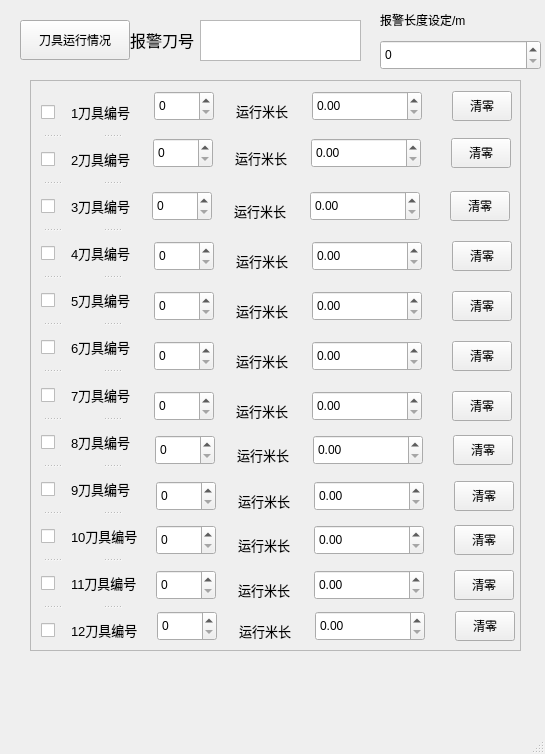
<?xml version="1.0" encoding="UTF-8"?>
<ui version="4.0">
 <class>KnifeEdit</class>
 <widget class="QMainWindow" name="KnifeEdit">
  <property name="geometry">
   <rect>
    <x>0</x>
    <y>0</y>
    <width>545</width>
    <height>754</height>
   </rect>
  </property>
  <property name="focusPolicy">
   <enum>Qt::StrongFocus</enum>
  </property>
  <property name="windowTitle">
   <string>刀具编辑</string>
  </property>
  <widget class="QWidget" name="centralwidget">
   <widget class="QScrollArea" name="scrollArea">
    <property name="geometry">
     <rect>
      <x>30</x>
      <y>80</y>
      <width>491</width>
      <height>571</height>
     </rect>
    </property>
    <property name="minimumSize">
     <size>
      <width>0</width>
      <height>0</height>
     </size>
    </property>
    <property name="widgetResizable">
     <bool>true</bool>
    </property>
    <widget class="QWidget" name="scrollAreaWidgetContents">
     <property name="geometry">
      <rect>
       <x>0</x>
       <y>0</y>
       <width>489</width>
       <height>569</height>
      </rect>
     </property>
     <property name="minimumSize">
      <size>
       <width>320</width>
       <height>550</height>
      </size>
     </property>
     <widget class="QSpinBox" name="spinBox_2">
      <property name="geometry">
       <rect>
        <x>123</x>
        <y>10</y>
        <width>60</width>
        <height>30</height>
       </rect>
      </property>
     </widget>
     <widget class="QLabel" name="label_3">
      <property name="geometry">
       <rect>
        <x>205</x>
        <y>10</y>
        <width>70</width>
        <height>40</height>
       </rect>
      </property>
      <property name="text">
       <string>&lt;html&gt;&lt;head/&gt;&lt;body&gt;&lt;p&gt;&lt;span style=&quot; font-size:10pt;&quot;&gt;运行米长&lt;/span&gt;&lt;/p&gt;&lt;/body&gt;&lt;/html&gt;</string>
      </property>
     </widget>
     <widget class="QDoubleSpinBox" name="doubleSpinBox">
      <property name="geometry">
       <rect>
        <x>281</x>
        <y>10</y>
        <width>110</width>
        <height>30</height>
       </rect>
      </property>
     </widget>
     <widget class="QPushButton" name="pushButton_5">
      <property name="geometry">
       <rect>
        <x>421</x>
        <y>10</y>
        <width>60</width>
        <height>30</height>
       </rect>
      </property>
      <property name="text">
       <string>清零</string>
      </property>
     </widget>
     <widget class="QPushButton" name="pushButton_6">
      <property name="geometry">
       <rect>
        <x>420</x>
        <y>57</y>
        <width>60</width>
        <height>30</height>
       </rect>
      </property>
      <property name="text">
       <string>清零</string>
      </property>
     </widget>
     <widget class="QLabel" name="label_5">
      <property name="geometry">
       <rect>
        <x>204</x>
        <y>57</y>
        <width>70</width>
        <height>40</height>
       </rect>
      </property>
      <property name="text">
       <string>&lt;html&gt;&lt;head/&gt;&lt;body&gt;&lt;p&gt;&lt;span style=&quot; font-size:10pt;&quot;&gt;运行米长&lt;/span&gt;&lt;/p&gt;&lt;/body&gt;&lt;/html&gt;</string>
      </property>
     </widget>
     <widget class="QDoubleSpinBox" name="doubleSpinBox_2">
      <property name="geometry">
       <rect>
        <x>280</x>
        <y>57</y>
        <width>110</width>
        <height>30</height>
       </rect>
      </property>
     </widget>
     <widget class="QSpinBox" name="spinBox_3">
      <property name="geometry">
       <rect>
        <x>122</x>
        <y>57</y>
        <width>60</width>
        <height>30</height>
       </rect>
      </property>
     </widget>
     <widget class="QPushButton" name="pushButton_7">
      <property name="geometry">
       <rect>
        <x>419</x>
        <y>110</y>
        <width>60</width>
        <height>30</height>
       </rect>
      </property>
      <property name="text">
       <string>清零</string>
      </property>
     </widget>
     <widget class="QLabel" name="label_7">
      <property name="geometry">
       <rect>
        <x>203</x>
        <y>110</y>
        <width>70</width>
        <height>40</height>
       </rect>
      </property>
      <property name="text">
       <string>&lt;html&gt;&lt;head/&gt;&lt;body&gt;&lt;p&gt;&lt;span style=&quot; font-size:10pt;&quot;&gt;运行米长&lt;/span&gt;&lt;/p&gt;&lt;/body&gt;&lt;/html&gt;</string>
      </property>
     </widget>
     <widget class="QDoubleSpinBox" name="doubleSpinBox_3">
      <property name="geometry">
       <rect>
        <x>279</x>
        <y>110</y>
        <width>110</width>
        <height>30</height>
       </rect>
      </property>
     </widget>
     <widget class="QSpinBox" name="spinBox_4">
      <property name="geometry">
       <rect>
        <x>121</x>
        <y>110</y>
        <width>60</width>
        <height>30</height>
       </rect>
      </property>
     </widget>
     <widget class="QSpinBox" name="spinBox_5">
      <property name="geometry">
       <rect>
        <x>123</x>
        <y>160</y>
        <width>60</width>
        <height>30</height>
       </rect>
      </property>
     </widget>
     <widget class="QDoubleSpinBox" name="doubleSpinBox_4">
      <property name="geometry">
       <rect>
        <x>281</x>
        <y>160</y>
        <width>110</width>
        <height>30</height>
       </rect>
      </property>
     </widget>
     <widget class="QLabel" name="label_8">
      <property name="geometry">
       <rect>
        <x>205</x>
        <y>160</y>
        <width>70</width>
        <height>40</height>
       </rect>
      </property>
      <property name="text">
       <string>&lt;html&gt;&lt;head/&gt;&lt;body&gt;&lt;p&gt;&lt;span style=&quot; font-size:10pt;&quot;&gt;运行米长&lt;/span&gt;&lt;/p&gt;&lt;/body&gt;&lt;/html&gt;</string>
      </property>
     </widget>
     <widget class="QPushButton" name="pushButton_8">
      <property name="geometry">
       <rect>
        <x>421</x>
        <y>160</y>
        <width>60</width>
        <height>30</height>
       </rect>
      </property>
      <property name="text">
       <string>清零</string>
      </property>
     </widget>
     <widget class="QSpinBox" name="spinBox_6">
      <property name="geometry">
       <rect>
        <x>123</x>
        <y>210</y>
        <width>60</width>
        <height>30</height>
       </rect>
      </property>
     </widget>
     <widget class="QDoubleSpinBox" name="doubleSpinBox_5">
      <property name="geometry">
       <rect>
        <x>281</x>
        <y>210</y>
        <width>110</width>
        <height>30</height>
       </rect>
      </property>
     </widget>
     <widget class="QLabel" name="label_10">
      <property name="geometry">
       <rect>
        <x>205</x>
        <y>210</y>
        <width>70</width>
        <height>40</height>
       </rect>
      </property>
      <property name="text">
       <string>&lt;html&gt;&lt;head/&gt;&lt;body&gt;&lt;p&gt;&lt;span style=&quot; font-size:10pt;&quot;&gt;运行米长&lt;/span&gt;&lt;/p&gt;&lt;/body&gt;&lt;/html&gt;</string>
      </property>
     </widget>
     <widget class="QPushButton" name="pushButton_9">
      <property name="geometry">
       <rect>
        <x>421</x>
        <y>210</y>
        <width>60</width>
        <height>30</height>
       </rect>
      </property>
      <property name="text">
       <string>清零</string>
      </property>
     </widget>
     <widget class="QSpinBox" name="spinBox_7">
      <property name="geometry">
       <rect>
        <x>123</x>
        <y>260</y>
        <width>60</width>
        <height>30</height>
       </rect>
      </property>
     </widget>
     <widget class="QDoubleSpinBox" name="doubleSpinBox_6">
      <property name="geometry">
       <rect>
        <x>281</x>
        <y>260</y>
        <width>110</width>
        <height>30</height>
       </rect>
      </property>
     </widget>
     <widget class="QLabel" name="label_12">
      <property name="geometry">
       <rect>
        <x>205</x>
        <y>260</y>
        <width>70</width>
        <height>40</height>
       </rect>
      </property>
      <property name="text">
       <string>&lt;html&gt;&lt;head/&gt;&lt;body&gt;&lt;p&gt;&lt;span style=&quot; font-size:10pt;&quot;&gt;运行米长&lt;/span&gt;&lt;/p&gt;&lt;/body&gt;&lt;/html&gt;</string>
      </property>
     </widget>
     <widget class="QPushButton" name="pushButton_10">
      <property name="geometry">
       <rect>
        <x>421</x>
        <y>260</y>
        <width>60</width>
        <height>30</height>
       </rect>
      </property>
      <property name="text">
       <string>清零</string>
      </property>
     </widget>
     <widget class="QLabel" name="label_14">
      <property name="geometry">
       <rect>
        <x>205</x>
        <y>310</y>
        <width>70</width>
        <height>40</height>
       </rect>
      </property>
      <property name="text">
       <string>&lt;html&gt;&lt;head/&gt;&lt;body&gt;&lt;p&gt;&lt;span style=&quot; font-size:10pt;&quot;&gt;运行米长&lt;/span&gt;&lt;/p&gt;&lt;/body&gt;&lt;/html&gt;</string>
      </property>
     </widget>
     <widget class="QDoubleSpinBox" name="doubleSpinBox_7">
      <property name="geometry">
       <rect>
        <x>281</x>
        <y>310</y>
        <width>110</width>
        <height>30</height>
       </rect>
      </property>
     </widget>
     <widget class="QSpinBox" name="spinBox_8">
      <property name="geometry">
       <rect>
        <x>123</x>
        <y>310</y>
        <width>60</width>
        <height>30</height>
       </rect>
      </property>
     </widget>
     <widget class="QPushButton" name="pushButton_11">
      <property name="geometry">
       <rect>
        <x>421</x>
        <y>310</y>
        <width>60</width>
        <height>30</height>
       </rect>
      </property>
      <property name="text">
       <string>清零</string>
      </property>
     </widget>
     <widget class="QPushButton" name="pushButton_12">
      <property name="geometry">
       <rect>
        <x>422</x>
        <y>354</y>
        <width>60</width>
        <height>30</height>
       </rect>
      </property>
      <property name="text">
       <string>清零</string>
      </property>
     </widget>
     <widget class="QDoubleSpinBox" name="doubleSpinBox_8">
      <property name="geometry">
       <rect>
        <x>282</x>
        <y>354</y>
        <width>110</width>
        <height>30</height>
       </rect>
      </property>
     </widget>
     <widget class="QSpinBox" name="spinBox_9">
      <property name="geometry">
       <rect>
        <x>124</x>
        <y>354</y>
        <width>60</width>
        <height>30</height>
       </rect>
      </property>
     </widget>
     <widget class="QLabel" name="label_17">
      <property name="geometry">
       <rect>
        <x>206</x>
        <y>354</y>
        <width>70</width>
        <height>40</height>
       </rect>
      </property>
      <property name="text">
       <string>&lt;html&gt;&lt;head/&gt;&lt;body&gt;&lt;p&gt;&lt;span style=&quot; font-size:10pt;&quot;&gt;运行米长&lt;/span&gt;&lt;/p&gt;&lt;/body&gt;&lt;/html&gt;</string>
      </property>
     </widget>
     <widget class="QPushButton" name="pushButton_13">
      <property name="geometry">
       <rect>
        <x>423</x>
        <y>400</y>
        <width>60</width>
        <height>30</height>
       </rect>
      </property>
      <property name="text">
       <string>清零</string>
      </property>
     </widget>
     <widget class="QDoubleSpinBox" name="doubleSpinBox_9">
      <property name="geometry">
       <rect>
        <x>283</x>
        <y>400</y>
        <width>110</width>
        <height>30</height>
       </rect>
      </property>
     </widget>
     <widget class="QSpinBox" name="spinBox_10">
      <property name="geometry">
       <rect>
        <x>125</x>
        <y>400</y>
        <width>60</width>
        <height>30</height>
       </rect>
      </property>
     </widget>
     <widget class="QLabel" name="label_19">
      <property name="geometry">
       <rect>
        <x>207</x>
        <y>400</y>
        <width>70</width>
        <height>40</height>
       </rect>
      </property>
      <property name="text">
       <string>&lt;html&gt;&lt;head/&gt;&lt;body&gt;&lt;p&gt;&lt;span style=&quot; font-size:10pt;&quot;&gt;运行米长&lt;/span&gt;&lt;/p&gt;&lt;/body&gt;&lt;/html&gt;</string>
      </property>
     </widget>
     <widget class="QPushButton" name="pushButton_14">
      <property name="geometry">
       <rect>
        <x>423</x>
        <y>444</y>
        <width>60</width>
        <height>30</height>
       </rect>
      </property>
      <property name="text">
       <string>清零</string>
      </property>
     </widget>
     <widget class="QDoubleSpinBox" name="doubleSpinBox_10">
      <property name="geometry">
       <rect>
        <x>283</x>
        <y>444</y>
        <width>110</width>
        <height>30</height>
       </rect>
      </property>
     </widget>
     <widget class="QSpinBox" name="spinBox_11">
      <property name="geometry">
       <rect>
        <x>125</x>
        <y>444</y>
        <width>60</width>
        <height>30</height>
       </rect>
      </property>
     </widget>
     <widget class="QLabel" name="label_21">
      <property name="geometry">
       <rect>
        <x>207</x>
        <y>444</y>
        <width>70</width>
        <height>40</height>
       </rect>
      </property>
      <property name="text">
       <string>&lt;html&gt;&lt;head/&gt;&lt;body&gt;&lt;p&gt;&lt;span style=&quot; font-size:10pt;&quot;&gt;运行米长&lt;/span&gt;&lt;/p&gt;&lt;/body&gt;&lt;/html&gt;</string>
      </property>
     </widget>
     <widget class="QPushButton" name="pushButton_15">
      <property name="geometry">
       <rect>
        <x>423</x>
        <y>489</y>
        <width>60</width>
        <height>30</height>
       </rect>
      </property>
      <property name="text">
       <string>清零</string>
      </property>
     </widget>
     <widget class="QDoubleSpinBox" name="doubleSpinBox_11">
      <property name="geometry">
       <rect>
        <x>283</x>
        <y>489</y>
        <width>110</width>
        <height>30</height>
       </rect>
      </property>
     </widget>
     <widget class="QSpinBox" name="spinBox_12">
      <property name="geometry">
       <rect>
        <x>125</x>
        <y>489</y>
        <width>60</width>
        <height>30</height>
       </rect>
      </property>
     </widget>
     <widget class="QLabel" name="label_23">
      <property name="geometry">
       <rect>
        <x>207</x>
        <y>489</y>
        <width>70</width>
        <height>40</height>
       </rect>
      </property>
      <property name="text">
       <string>&lt;html&gt;&lt;head/&gt;&lt;body&gt;&lt;p&gt;&lt;span style=&quot; font-size:10pt;&quot;&gt;运行米长&lt;/span&gt;&lt;/p&gt;&lt;/body&gt;&lt;/html&gt;</string>
      </property>
     </widget>
     <widget class="QPushButton" name="pushButton_16">
      <property name="geometry">
       <rect>
        <x>424</x>
        <y>530</y>
        <width>60</width>
        <height>30</height>
       </rect>
      </property>
      <property name="text">
       <string>清零</string>
      </property>
     </widget>
     <widget class="QDoubleSpinBox" name="doubleSpinBox_12">
      <property name="geometry">
       <rect>
        <x>284</x>
        <y>530</y>
        <width>110</width>
        <height>30</height>
       </rect>
      </property>
     </widget>
     <widget class="QSpinBox" name="spinBox_13">
      <property name="geometry">
       <rect>
        <x>126</x>
        <y>530</y>
        <width>60</width>
        <height>30</height>
       </rect>
      </property>
     </widget>
     <widget class="QLabel" name="label_25">
      <property name="geometry">
       <rect>
        <x>208</x>
        <y>530</y>
        <width>70</width>
        <height>40</height>
       </rect>
      </property>
      <property name="text">
       <string>&lt;html&gt;&lt;head/&gt;&lt;body&gt;&lt;p&gt;&lt;span style=&quot; font-size:10pt;&quot;&gt;运行米长&lt;/span&gt;&lt;/p&gt;&lt;/body&gt;&lt;/html&gt;</string>
      </property>
     </widget>
     <widget class="QSplitter" name="splitter">
      <property name="geometry">
       <rect>
        <x>10</x>
        <y>10</y>
        <width>21</width>
        <height>561</height>
       </rect>
      </property>
      <property name="orientation">
       <enum>Qt::Vertical</enum>
      </property>
      <widget class="QCheckBox" name="checkBox">
       <property name="text">
        <string/>
       </property>
      </widget>
      <widget class="QCheckBox" name="checkBox_2">
       <property name="text">
        <string/>
       </property>
      </widget>
      <widget class="QCheckBox" name="checkBox_3">
       <property name="text">
        <string/>
       </property>
      </widget>
      <widget class="QCheckBox" name="checkBox_4">
       <property name="text">
        <string/>
       </property>
      </widget>
      <widget class="QCheckBox" name="checkBox_5">
       <property name="text">
        <string/>
       </property>
      </widget>
      <widget class="QCheckBox" name="checkBox_6">
       <property name="text">
        <string/>
       </property>
      </widget>
      <widget class="QCheckBox" name="checkBox_7">
       <property name="text">
        <string/>
       </property>
      </widget>
      <widget class="QCheckBox" name="checkBox_8">
       <property name="text">
        <string/>
       </property>
      </widget>
      <widget class="QCheckBox" name="checkBox_9">
       <property name="text">
        <string/>
       </property>
      </widget>
      <widget class="QCheckBox" name="checkBox_10">
       <property name="text">
        <string/>
       </property>
      </widget>
      <widget class="QCheckBox" name="checkBox_11">
       <property name="text">
        <string/>
       </property>
      </widget>
      <widget class="QCheckBox" name="checkBox_12">
       <property name="text">
        <string/>
       </property>
      </widget>
     </widget>
     <widget class="QSplitter" name="splitter_2">
      <property name="geometry">
       <rect>
        <x>40</x>
        <y>10</y>
        <width>81</width>
        <height>561</height>
       </rect>
      </property>
      <property name="orientation">
       <enum>Qt::Vertical</enum>
      </property>
      <widget class="QLabel" name="label_2">
       <property name="text">
        <string>&lt;html&gt;&lt;head/&gt;&lt;body&gt;&lt;p&gt;&lt;span style=&quot; font-size:10pt;&quot;&gt;1刀具编号&lt;/span&gt;&lt;/p&gt;&lt;/body&gt;&lt;/html&gt;</string>
       </property>
      </widget>
      <widget class="QLabel" name="label_4">
       <property name="text">
        <string>&lt;html&gt;&lt;head/&gt;&lt;body&gt;&lt;p&gt;&lt;span style=&quot; font-size:10pt;&quot;&gt;2刀具编号&lt;/span&gt;&lt;/p&gt;&lt;/body&gt;&lt;/html&gt;</string>
       </property>
      </widget>
      <widget class="QLabel" name="label_6">
       <property name="text">
        <string>&lt;html&gt;&lt;head/&gt;&lt;body&gt;&lt;p&gt;&lt;span style=&quot; font-size:10pt;&quot;&gt;3刀具编号&lt;/span&gt;&lt;/p&gt;&lt;/body&gt;&lt;/html&gt;</string>
       </property>
      </widget>
      <widget class="QLabel" name="label_9">
       <property name="text">
        <string>&lt;html&gt;&lt;head/&gt;&lt;body&gt;&lt;p&gt;&lt;span style=&quot; font-size:10pt;&quot;&gt;4刀具编号&lt;/span&gt;&lt;/p&gt;&lt;/body&gt;&lt;/html&gt;</string>
       </property>
      </widget>
      <widget class="QLabel" name="label_11">
       <property name="text">
        <string>&lt;html&gt;&lt;head/&gt;&lt;body&gt;&lt;p&gt;&lt;span style=&quot; font-size:10pt;&quot;&gt;5刀具编号&lt;/span&gt;&lt;/p&gt;&lt;/body&gt;&lt;/html&gt;</string>
       </property>
      </widget>
      <widget class="QLabel" name="label_13">
       <property name="text">
        <string>&lt;html&gt;&lt;head/&gt;&lt;body&gt;&lt;p&gt;&lt;span style=&quot; font-size:10pt;&quot;&gt;6刀具编号&lt;/span&gt;&lt;/p&gt;&lt;/body&gt;&lt;/html&gt;</string>
       </property>
      </widget>
      <widget class="QLabel" name="label_15">
       <property name="text">
        <string>&lt;html&gt;&lt;head/&gt;&lt;body&gt;&lt;p&gt;&lt;span style=&quot; font-size:10pt;&quot;&gt;7刀具编号&lt;/span&gt;&lt;/p&gt;&lt;/body&gt;&lt;/html&gt;</string>
       </property>
      </widget>
      <widget class="QLabel" name="label_16">
       <property name="text">
        <string>&lt;html&gt;&lt;head/&gt;&lt;body&gt;&lt;p&gt;&lt;span style=&quot; font-size:10pt;&quot;&gt;8刀具编号&lt;/span&gt;&lt;/p&gt;&lt;/body&gt;&lt;/html&gt;</string>
       </property>
      </widget>
      <widget class="QLabel" name="label_18">
       <property name="text">
        <string>&lt;html&gt;&lt;head/&gt;&lt;body&gt;&lt;p&gt;&lt;span style=&quot; font-size:10pt;&quot;&gt;9刀具编号&lt;/span&gt;&lt;/p&gt;&lt;/body&gt;&lt;/html&gt;</string>
       </property>
      </widget>
      <widget class="QLabel" name="label_20">
       <property name="text">
        <string>&lt;html&gt;&lt;head/&gt;&lt;body&gt;&lt;p&gt;&lt;span style=&quot; font-size:10pt;&quot;&gt;10刀具编号&lt;/span&gt;&lt;/p&gt;&lt;/body&gt;&lt;/html&gt;</string>
       </property>
      </widget>
      <widget class="QLabel" name="label_22">
       <property name="text">
        <string>&lt;html&gt;&lt;head/&gt;&lt;body&gt;&lt;p&gt;&lt;span style=&quot; font-size:10pt;&quot;&gt;11刀具编号&lt;/span&gt;&lt;/p&gt;&lt;/body&gt;&lt;/html&gt;</string>
       </property>
      </widget>
      <widget class="QLabel" name="label_24">
       <property name="text">
        <string>&lt;html&gt;&lt;head/&gt;&lt;body&gt;&lt;p&gt;&lt;span style=&quot; font-size:10pt;&quot;&gt;12刀具编号&lt;/span&gt;&lt;/p&gt;&lt;/body&gt;&lt;/html&gt;</string>
       </property>
      </widget>
     </widget>
    </widget>
   </widget>
   <widget class="QLabel" name="label">
    <property name="geometry">
     <rect>
      <x>130</x>
      <y>20</y>
      <width>100</width>
      <height>40</height>
     </rect>
    </property>
    <property name="text">
     <string>&lt;html&gt;&lt;head/&gt;&lt;body&gt;&lt;p&gt;&lt;span style=&quot; font-size:12pt;&quot;&gt;报警刀号&lt;/span&gt;&lt;/p&gt;&lt;/body&gt;&lt;/html&gt;</string>
    </property>
   </widget>
   <widget class="QPushButton" name="pushButton_17">
    <property name="geometry">
     <rect>
      <x>20</x>
      <y>20</y>
      <width>110</width>
      <height>40</height>
     </rect>
    </property>
    <property name="text">
     <string>刀具运行情况</string>
    </property>
   </widget>
   <widget class="QTextEdit" name="textEdit">
    <property name="geometry">
     <rect>
      <x>200</x>
      <y>20</y>
      <width>161</width>
      <height>41</height>
     </rect>
    </property>
   </widget>
   <widget class="QLabel" name="label_26">
    <property name="geometry">
     <rect>
      <x>380</x>
      <y>0</y>
      <width>121</width>
      <height>40</height>
     </rect>
    </property>
    <property name="text">
     <string>&lt;html&gt;&lt;head/&gt;&lt;body&gt;&lt;p&gt;报警长度设定/m&lt;/p&gt;&lt;/body&gt;&lt;/html&gt;</string>
    </property>
   </widget>
   <widget class="QSpinBox" name="spinBox_14">
    <property name="geometry">
     <rect>
      <x>380</x>
      <y>40</y>
      <width>161</width>
      <height>30</height>
     </rect>
    </property>
   </widget>
  </widget>
  <widget class="QMenuBar" name="menubar">
   <property name="geometry">
    <rect>
     <x>0</x>
     <y>0</y>
     <width>545</width>
     <height>23</height>
    </rect>
   </property>
  </widget>
  <widget class="QStatusBar" name="statusbar"/>
 </widget>
 <resources/>
 <connections/>
</ui>
